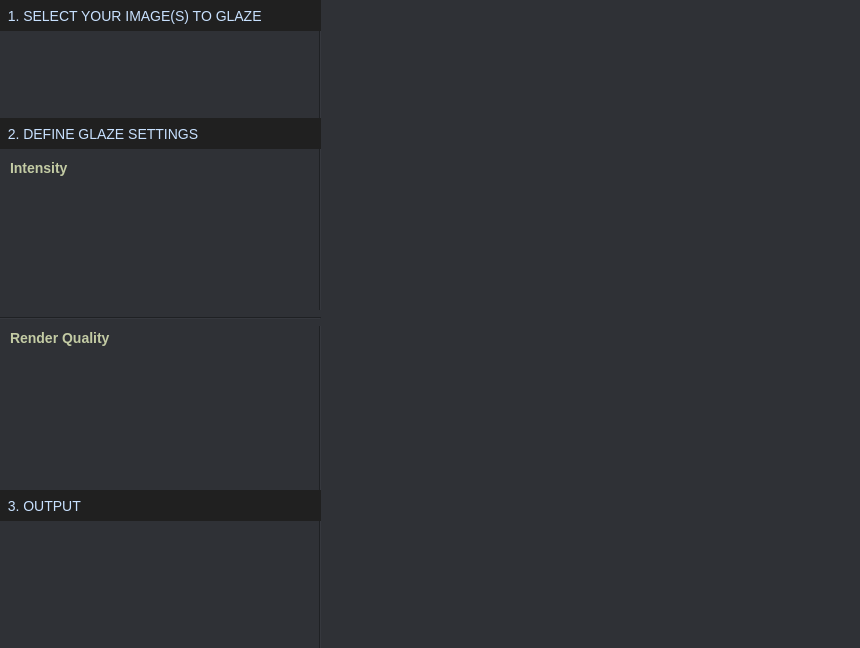
<?xml version="1.0" encoding="UTF-8"?>
<ui version="4.0">
 <class>Form</class>
 <widget class="QWidget" name="Form">
  <property name="geometry">
   <rect>
    <x>0</x>
    <y>0</y>
    <width>860</width>
    <height>648</height>
   </rect>
  </property>
  <property name="windowTitle">
   <string>Form</string>
  </property>
  <property name="styleSheet">
   <string notr="true">background-color: #2f3136;</string>
  </property>
  <widget class="Line" name="line">
   <property name="geometry">
    <rect>
     <x>310</x>
     <y>0</y>
     <width>21</width>
     <height>661</height>
    </rect>
   </property>
   <property name="orientation">
    <enum>Qt::Vertical</enum>
   </property>
  </widget>
  <widget class="QLabel" name="label">
   <property name="geometry">
    <rect>
     <x>0</x>
     <y>0</y>
     <width>321</width>
     <height>31</height>
    </rect>
   </property>
   <property name="styleSheet">
    <string notr="true">background-color: #202020;
color: #c8e1ff;
font-size: 14px;</string>
   </property>
   <property name="text">
    <string>  1. SELECT YOUR IMAGE(S) TO GLAZE</string>
   </property>
  </widget>
  <widget class="QLabel" name="label_2">
   <property name="geometry">
    <rect>
     <x>0</x>
     <y>118</y>
     <width>321</width>
     <height>31</height>
    </rect>
   </property>
   <property name="styleSheet">
    <string notr="true">background-color: #202020;
color: #c8e1ff;
font-size: 14px;</string>
   </property>
   <property name="text">
    <string>  2. DEFINE GLAZE SETTINGS</string>
   </property>
  </widget>
  <widget class="QLabel" name="label_3">
   <property name="geometry">
    <rect>
     <x>0</x>
     <y>490</y>
     <width>321</width>
     <height>31</height>
    </rect>
   </property>
   <property name="styleSheet">
    <string notr="true">background-color: #202020;
color: #c8e1ff;
font-size: 14px;</string>
   </property>
   <property name="text">
    <string>  3. OUTPUT</string>
   </property>
  </widget>
  <widget class="Line" name="line_3">
   <property name="geometry">
    <rect>
     <x>0</x>
     <y>310</y>
     <width>321</width>
     <height>16</height>
    </rect>
   </property>
   <property name="orientation">
    <enum>Qt::Horizontal</enum>
   </property>
  </widget>
  <widget class="QLabel" name="label_4">
   <property name="geometry">
    <rect>
     <x>10</x>
     <y>160</y>
     <width>60</width>
     <height>16</height>
    </rect>
   </property>
   <property name="styleSheet">
    <string notr="true">color: #c3cba4;
font-size: 14px;
font-weight: bold;</string>
   </property>
   <property name="text">
    <string>Intensity</string>
   </property>
  </widget>
  <widget class="QLabel" name="label_5">
   <property name="geometry">
    <rect>
     <x>10</x>
     <y>330</y>
     <width>111</width>
     <height>16</height>
    </rect>
   </property>
   <property name="styleSheet">
    <string notr="true">color: #c3cba4;
font-size: 14px;
font-weight: bold;</string>
   </property>
   <property name="text">
    <string>Render Quality</string>
   </property>
  </widget>
 </widget>
 <resources/>
 <connections/>
</ui>
